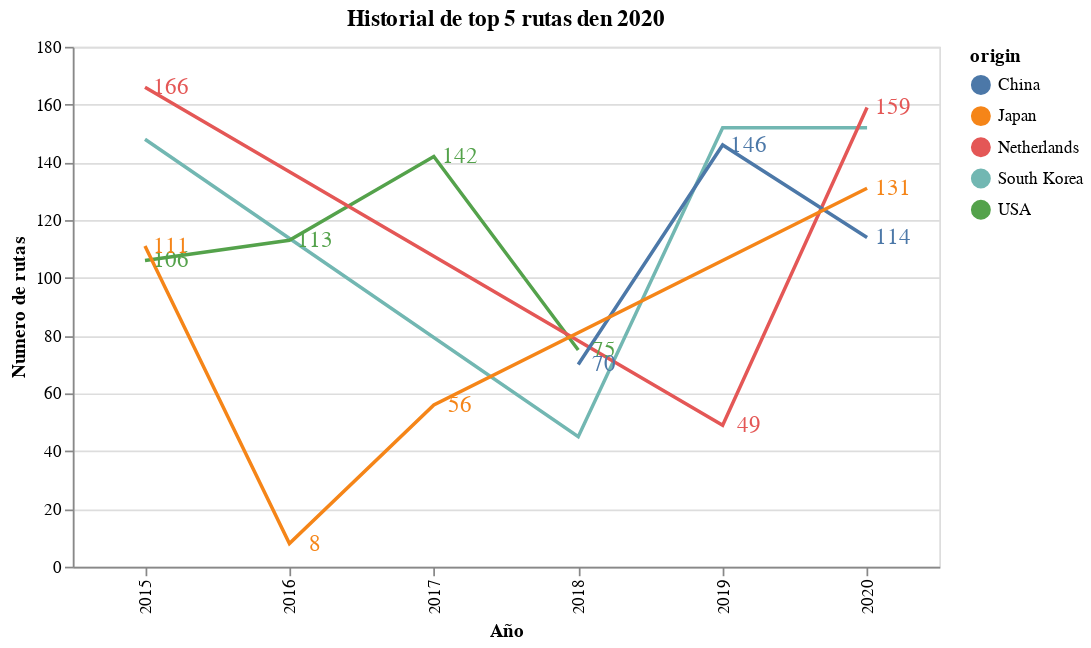

Write notebook code for a chart like this one.
### Markdown cell above
#### Historial de top 5 de rutas mas importantes

### Code cell
line = alt.Chart(list_histo[0]).mark_line().encode(
    x=alt.X('year:O' , title='Año'),
    y=alt.Y('register_id', title='Numero de rutas'),
    color=alt.Color("origin")
)

line1 = alt.Chart(list_histo[1]).mark_line().encode(
    x=alt.X('year:O',title='Año'),
    y=alt.Y('register_id'),
    color=alt.Color("origin")
)

line2 = alt.Chart(list_histo[2]).mark_line().encode(
    x=alt.X('year:O',title='Año'),
    y=alt.Y('register_id'),
    color=alt.Color("origin")
)

line3 = alt.Chart(list_histo[3]).mark_line().encode(
    x=alt.X('year:O',title='Año'),
    y=alt.Y('register_id'),
    color=alt.Color("origin")
)

line4 = alt.Chart(list_histo[4]).mark_line().encode(
    x=alt.X('year:O',title='Año'),
    y=alt.Y('register_id'),
    color=alt.Color("origin")
)

area= alt.Chart(list_histo[0]).mark_circle(opacity=0.3).encode(
    x="year:O",
    y=alt.Y("origin:Q", stack=None),
    color="origin"
).mark_text(align='center',dx=15,size=13).encode(text='register_id:Q')

area1= alt.Chart(list_histo[1]).mark_circle(opacity=0.3).encode(
    x="year:O",
    y=alt.Y("register_id:Q", stack=None),
    color="origin"
).mark_text(align='center',dx=15,size=13).encode(text='register_id:Q')

area2= alt.Chart(list_histo[2]).mark_circle(opacity=0.3).encode(
    x="year:O",
    y=alt.Y("register_id:Q", stack=None),
    color="origin"
).mark_text(align='center',dx=15,size=13).encode(text='register_id:Q')

area3= alt.Chart(list_histo[3]).mark_circle(opacity=0.3).encode(
    x="year:O",
    y=alt.Y("register_id:Q", stack=None),
    color="origin"
).mark_text(align='center',dx=15,size=13).encode(text='register_id:Q')

area4= alt.Chart(list_histo[4]).mark_circle(opacity=0.3).encode(
    x="year:O",
    y=alt.Y("register_id:Q", stack=None),
    color="origin"
).mark_text(align='center',dx=15,size=13).encode(text='register_id:Q')

(line + line1 + line2 + line3  + line4 + area + area1 + area2 + area3 + area4 ).properties(width=500, title="Historial de top 5 rutas den 2020")

### Figure 1 — Vega-Lite specification as saved in the notebook (floating-point values rounded to 4 significant figures)
{"config": {"view": {"continuousWidth": 400, "continuousHeight": 300}}, "layer": [{"data": {"name": "data-9edd039eb64c6f075acd8a292e1a7e54"}, "mark": "line", "encoding": {"color": {"field": "origin", "type": "nominal"}, "x": {"field": "year", "title": "Año", "type": "ordinal"}, "y": {"field": "register_id", "title": "Numero de rutas", "type": "quantitative"}}}, {"data": {"name": "data-0ec32c01cf0c53e2714e9084d10c742a"}, "mark": "line", "encoding": {"color": {"field": "origin", "type": "nominal"}, "x": {"field": "year", "title": "Año", "type": "ordinal"}, "y": {"field": "register_id", "type": "quantitative"}}}, {"data": {"name": "data-36c0aa514fd07c1cc674f408ee412a1e"}, "mark": "line", "encoding": {"color": {"field": "origin", "type": "nominal"}, "x": {"field": "year", "title": "Año", "type": "ordinal"}, "y": {"field": "register_id", "type": "quantitative"}}}, {"data": {"name": "data-0209bd0d672ea48bfebf714396111c11"}, "mark": "line", "encoding": {"color": {"field": "origin", "type": "nominal"}, "x": {"field": "year", "title": "Año", "type": "ordinal"}, "y": {"field": "register_id", "type": "quantitative"}}}, {"data": {"name": "data-49a14440d71d3c34523f7c38b54de303"}, "mark": "line", "encoding": {"color": {"field": "origin", "type": "nominal"}, "x": {"field": "year", "title": "Año", "type": "ordinal"}, "y": {"field": "register_id", "type": "quantitative"}}}, {"data": {"name": "data-9edd039eb64c6f075acd8a292e1a7e54"}, "mark": {"type": "text", "align": "center", "dx": 15, "size": 13}, "encoding": {"color": {"field": "origin", "type": "nominal"}, "text": {"field": "register_id", "type": "quantitative"}, "x": {"field": "year", "type": "ordinal"}, "y": {"field": "origin", "stack": null, "type": "quantitative"}}}, {"data": {"name": "data-0ec32c01cf0c53e2714e9084d10c742a"}, "mark": {"type": "text", "align": "center", "dx": 15, "size": 13}, "encoding": {"color": {"field": "origin", "type": "nominal"}, "text": {"field": "register_id", "type": "quantitative"}, "x": {"field": "year", "type": "ordinal"}, "y": {"field": "register_id", "stack": null, "type": "quantitative"}}}, {"data": {"name": "data-36c0aa514fd07c1cc674f408ee412a1e"}, "mark": {"type": "text", "align": "center", "dx": 15, "size": 13}, "encoding": {"color": {"field": "origin", "type": "nominal"}, "text": {"field": "register_id", "type": "quantitative"}, "x": {"field": "year", "type": "ordinal"}, "y": {"field": "register_id", "stack": null, "type": "quantitative"}}}, {"data": {"name": "data-0209bd0d672ea48bfebf714396111c11"}, "mark": {"type": "text", "align": "center", "dx": 15, "size": 13}, "encoding": {"color": {"field": "origin", "type": "nominal"}, "text": {"field": "register_id", "type": "quantitative"}, "x": {"field": "year", "type": "ordinal"}, "y": {"field": "register_id", "stack": null, "type": "quantitative"}}}, {"data": {"name": "data-49a14440d71d3c34523f7c38b54de303"}, "mark": {"type": "text", "align": "center", "dx": 15, "size": 13}, "encoding": {"color": {"field": "origin", "type": "nominal"}, "text": {"field": "register_id", "type": "quantitative"}, "x": {"field": "year", "type": "ordinal"}, "y": {"field": "register_id", "stack": null, "type": "quantitative"}}}], "title": "Historial de top 5 rutas den 2020", "width": 500, "$schema": "https://vega.github.io/schema/vega-lite/v4.17.0.json", "datasets": {"data-9edd039eb64c6f075acd8a292e1a7e54": [{"year": 2015, "origin": "South Korea", "destination": "Vietnam", "transport_mode": "Sea", "register_id": 148}, {"year": 2018, "origin": "South Korea", "destination": "Vietnam", "transport_mode": "Sea", "register_id": 45}, {"year": 2019, "origin": "South Korea", "destination": "Vietnam", "transport_mode": "Sea", "register_id": 152}, {"year": 2020, "origin": "South Korea", "destination": "Vietnam", "transport_mode": "Sea", "register_id": 152}], "data-0ec32c01cf0c53e2714e9084d10c742a": [{"year": 2015, "origin": "USA", "destination": "Netherlands", "transport_mode": "Sea", "register_id": 106}, {"year": 2016, "origin": "USA", "destination": "Netherlands", "transport_mode": "Sea", "register_id": 113}, {"year": 2017, "origin": "USA", "destination": "Netherlands", "transport_mode": "Sea", "register_id": 142}, {"year": 2018, "origin": "USA", "destination": "Netherlands", "transport_mode": "Sea", "register_id": 75}], "data-36c0aa514fd07c1cc674f408ee412a1e": [{"year": 2015, "origin": "Netherlands", "destination": "Belgium", "transport_mode": "Road", "register_id": 166}, {"year": 2019, "origin": "Netherlands", "destination": "Belgium", "transport_mode": "Road", "register_id": 49}, {"year": 2020, "origin": "Netherlands", "destination": "Belgium", "transport_mode": "Road", "register_id": 159}], "data-0209bd0d672ea48bfebf714396111c11": [{"year": 2018, "origin": "China", "destination": "Mexico", "transport_mode": "Air", "register_id": 70}, {"year": 2019, "origin": "China", "destination": "Mexico", "transport_mode": "Air", "register_id": 146}, {"year": 2020, "origin": "China", "destination": "Mexico", "transport_mode": "Air", "register_id": 114}], "data-49a14440d71d3c34523f7c38b54de303": [{"year": 2015, "origin": "Japan", "destination": "Brazil", "transport_mode": "Sea", "register_id": 111}, {"year": 2016, "origin": "Japan", "destination": "Brazil", "transport_mode": "Sea", "register_id": 8}, {"year": 2017, "origin": "Japan", "destination": "Brazil", "transport_mode": "Sea", "register_id": 56}, {"year": 2020, "origin": "Japan", "destination": "Brazil", "transport_mode": "Sea", "register_id": 131}]}}
